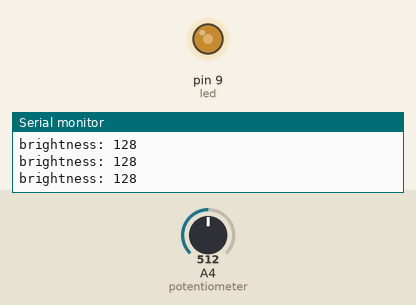
Simulated run of this sketch. Board: Arduino Uno, built with avr-gcc and run on an emulated ATmega328P. On the bench: output pins drawn as LEDs (lit = HIGH), the last lines printed to the serial monitor. The test bench sets the inputs (shaded band); at power-on: A4 (potentiometer) = 512.

Above: at 1.2 s.
1.3 s: A4 (potentiometer) set to 306
At 2.5 s:
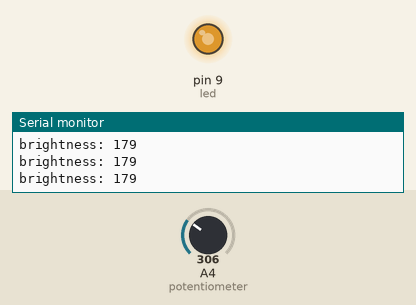
2.8 s: A4 (potentiometer) set to 122
At 3.9 s:
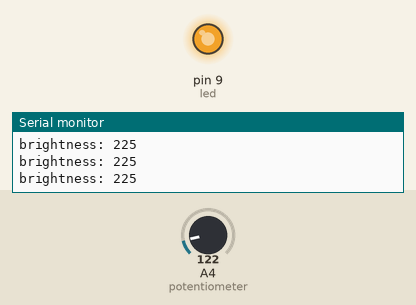
4.3 s: A4 (potentiometer) set to 900
At 5.3 s:
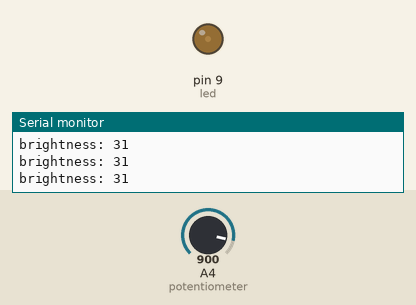
5.8 s: A4 (potentiometer) set to 1023
At 6.7 s:
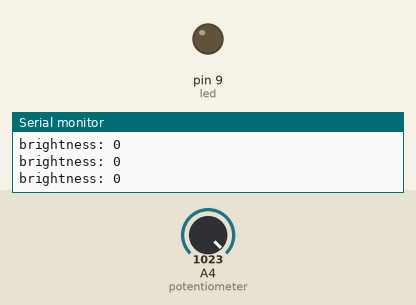
7.3 s: A4 (potentiometer) set to 511
At 8.0 s:
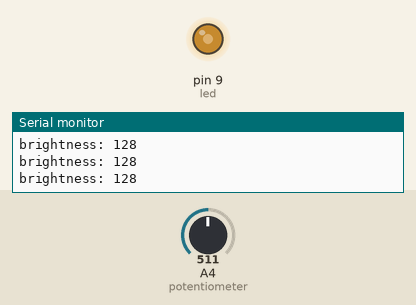
Timing chart, 0 to 9.8 s (numbered marks = the images above; inputs shaded):
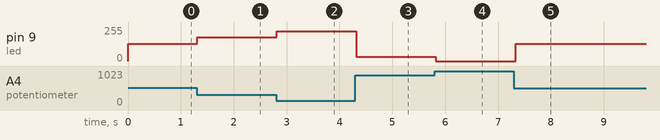

The sketch:

4_led_brightness.ino
```cpp
// 2015312229 Yoseob Kim
const int led = 9;
const int potentiometer = 4;
void setup(){
  Serial.begin(9600);
}

void loop(){
  int A4 = analogRead(potentiometer);
  // Serial.println(A4);

  // up to 10kOhm
  // A4 value range 0~1023

  int brightness = map(A4, 0, 1023, 255, 0);
  analogWrite(led, brightness);

  Serial.println("brightness: "+String(brightness));
  delay(100);
}
```

Measured:
- after the input at 1.3 s, pin 9 (led): 128/255 → 179/255 at once
- after the input at 2.8 s, pin 9 (led): 179/255 → 225/255 at once
- after the input at 4.3 s, pin 9 (led): 225/255 → 31/255 at once
- after the input at 5.8 s, pin 9 (led): 31/255 → 0/255 at once
- after the input at 7.3 s, pin 9 (led): 0/255 → 128/255 at once
